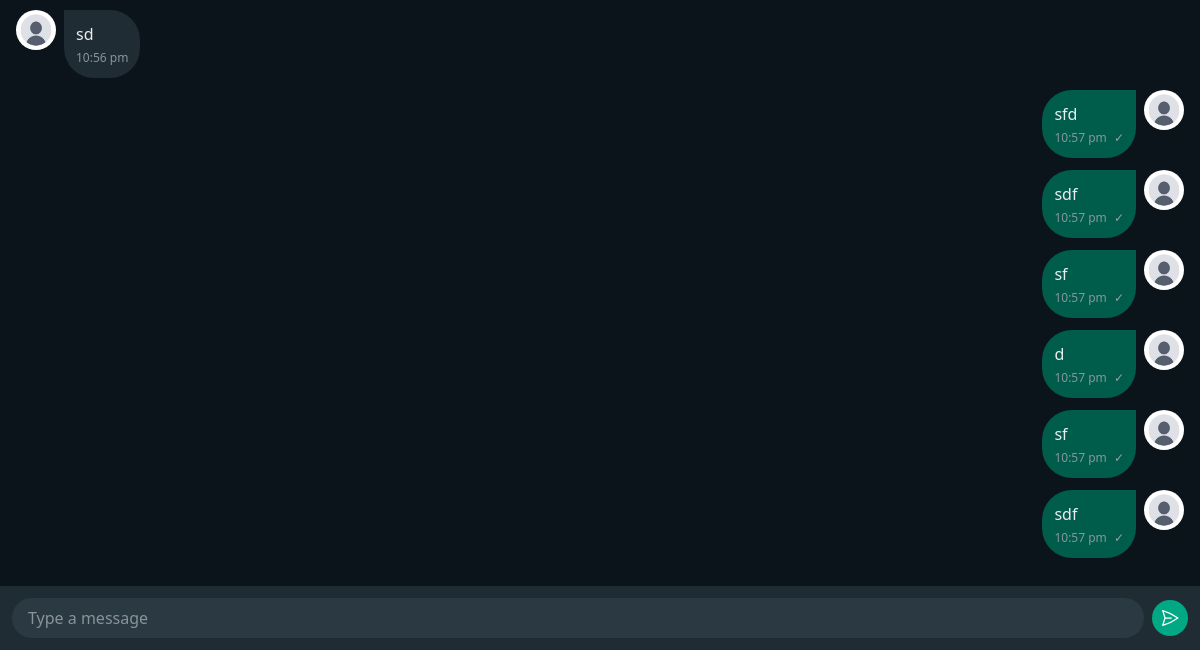
The app's page /chat/group/1 (signed in, lower part), older data.
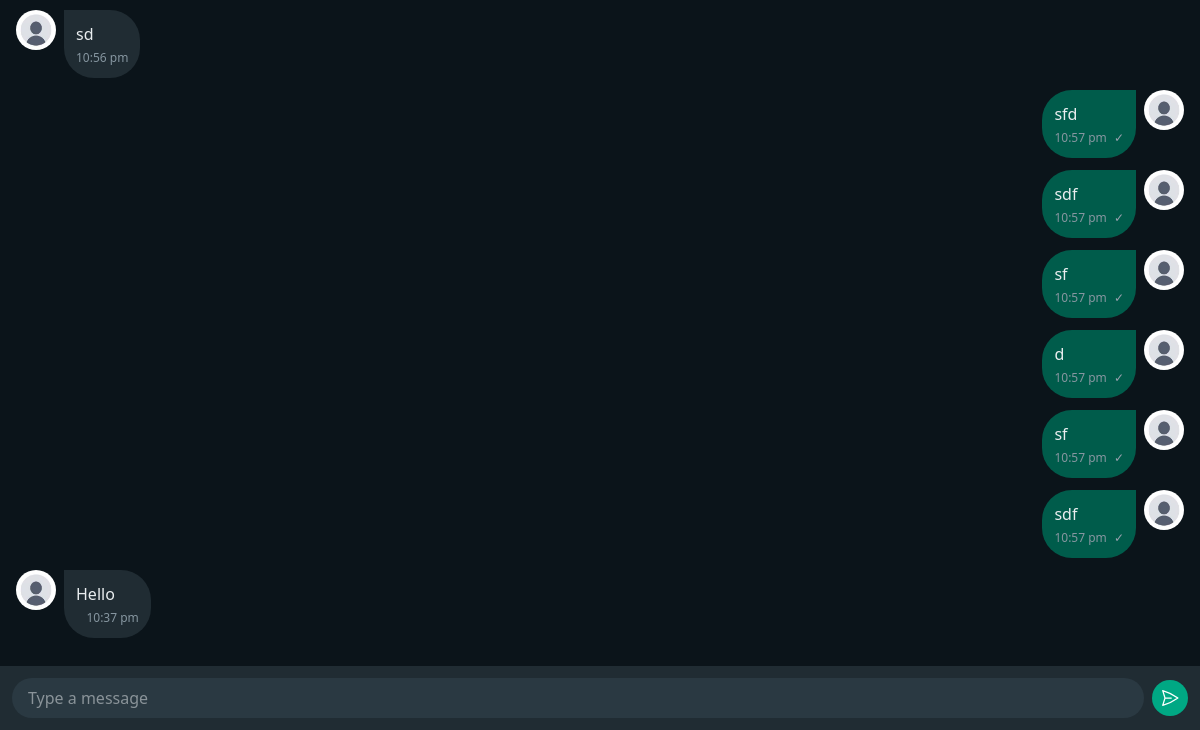
The same page, newer data.
### chat/models.py (models this page shows, shortened)
class GroupMessagesModel(models.Model):
    room = models.ForeignKey(
        GroupModel,
        on_delete=models.CASCADE,
        related_name='messages'
    )
    sender = models.ForeignKey(
        CustomUser,
        on_delete=models.CASCADE,
        related_name='messages_sent'
    )
    message = models.TextField()
    timestamp = models.DateTimeField(auto_now_add=True)
    read = models.BooleanField(default=False)
    class Meta:
        ordering = ["timestamp"]
        indexes = [
            models.Index(fields=["room", "timestamp"]),
            models.Index(fields=["sender"]),
        ]

### userauths/models.py (models this page shows, shortened)
class CustomUser(AbstractUser):
    username = models.CharField(
        max_length=20,
        unique=True,
        blank=False,
        validators=[
            RegexValidator(
                regex='^[a-zA-Z0-9_]+$',
                message='Username can only contain letters, numbers, and underscores',
                code='invalid_username'
            )
        ],
        help_text='Required 20 characters or fewer. Letters, digits and _ only.'
    )
    email = models.EmailField(
        unique=True,
        blank=False,
        help_text='Required. Must be a valid email address.'
    )
    bio = models.TextField(
        max_length=500,  # Increased from 100
        blank=True,  # Changed from False
        help_text='Tell us about yourself (500 characters max)'
    )
    avatar = models.ImageField(
        upload_to=userDirectoryPath,
        default='default.jpg',
        help_text='Profile picture (300x300 recommended)'
    )
    website = models.URLField(
        blank=True,
        default='',
        help_text='Your personal website'
    )
    facebook = models.URLField(
        blank=True,
        default='',
        help_text='Your Facebook profile URL'
    )
    instagram = models.URLField(  # Fixed typo from 'instagran'
        blank=True,
        default='',
        help_text='Your Instagram profile URL'
    )
    twitter = models.URLField(
        blank=True,
        default='',
        help_text='Your Twitter profile URL'
    )
    is_verified = models.BooleanField(
        default=False,
        help_text='Designates whether the user has verified their email'
    )
    last_activity = models.DateTimeField(
        null=True,
        blank=True,
        help_text='Last time the user was active'
    )
    USERNAME_FIELD = 'email'
    REQUIRED_FIELDS = ['username']  # Email is already required by default
    class Meta:
        verbose_name = 'User'
        verbose_name_plural = 'Users'
        ordering = ['-date_joined']

### chat/views.py (the view, shortened to what this page needs)
# urls.py: path('group/<int:pk>', GroupView.as_view(), name='group'),
class GroupView(LoginRequiredMixin, View):
    login_url = '/'  # Redirect URL if not authenticated
    redirect_field_name = 'next'  # Default (optional)
    def get(self, request, pk):
        try:
            group = GroupModel.objects.get(pk=pk)
            participant_ids = list(group.participants.values_list("id", flat=True))
            messages = group.messages.all().order_by('timestamp')
        except Exception as e:
            messages.error(request, f"Error loading conversations: {str(e)}")
        return render(request, 'chat/group.html', {
            'group': group,
            'chat_messages': messages,
            'participant_ids': participant_ids,
        })

### templates/chat/group.html (shortened to what this page needs)
{% extends "chat/base.html" %}
{% block content %}
  {% load static %}
  <div
    class="flex flex-col h-screen bg-[#0B141A]"
    id="chat-container"
    data-group-id="{{group.id}}"
    data-user-id="{{ request.user.id }}"
    data-user-name="{{ request.user.username }}"
    data-user-avatar="{{ request.user.avatar.url }}"
    data-participant-ids="{{ participant_ids|safe }}"
    >
    <div
      class="flex-1 overflow-y-auto p-4 space-y-2 bg-[#0B141A] bg-opacity-95"
      id="messages-container"
    >
      {% for message in chat_messages %}
      <div
        class="flex {% if message.sender == request.user %}justify-end{% else %}justify-start{% endif %} gap-2 mb-3"
      >
        {% if message.sender != request.user %}
        <img
          src="{{ message.sender.avatar.url|default:'/media/default.jpg' }}"
          alt="{{ message.sender.username }}"
          class="w-10 h-10 rounded-full object-cover flex-shrink-0"
          onerror="this.src='/static/images/default-avatar.jpg'"
        />
        {% endif %}
        <div
          class="max-w-[65%] rounded-br-[30px] rounded-bl-[30px] p-3 {% if message.sender == request.user %}rounded-tl-[30px] bg-[#005C4B]{% else %}rounded-tr-[30px] bg-[#202C33]{% endif %} group relative"
        >
          <div class="relative">
            <p class="text-[#E9EDEF] pr-6">{{ message.message }}</p>
          </div>
          <p class="text-xs text-[#8696A0] text-right mt-1">
            {{ message.timestamp|time:"g:i A"|lower }}
            {% if message.sender == request.user %}
                <span class="ml-1 text-gray-400">✓</span>
            {% endif %}
          </p>
        </div>
        {% if message.sender == request.user %}
        <img
          src="{{ message.sender.avatar.url|default:'/media/default.jpg' }}"
          alt="{{ request.user.username }}"
          class="w-10 h-10 rounded-full object-cover flex-shrink-0"
          onerror="this.src='/static/images/default-avatar.jpg'"
        />
        {% endif %}
      </div>
      {% empty %}
      <div class="text-center text-[#8696A0] py-8">No messages yet</div>
      {% endfor %}
    </div>
    <div class="p-3 bg-[#202C33]">
      <form method="post" id="chat-form" class="flex items-center gap-2 w-full">
        <div class="flex-1 min-w-0">
          <input
            type="text"
            name="body"
            id="body"
            placeholder="Type a message"
            class="w-full bg-[#2A3942] text-[#E9EDEF] rounded-full px-4 py-2 focus:outline-none focus:ring-1 focus:ring-[#00A884]"
            autocomplete="off"
            required
          />
        </div>
        <button
          type="submit"
          class="shrink-0 bg-[#00A884] text-white rounded-full p-2 hover:bg-[#06CF9C] focus:outline-none focus:ring-1 focus:ring-white cursor-pointer"
          aria-label="Send message"
        >
          <svg
            xmlns="http://www.w3.org/2000/svg"
            class="h-5 w-5"
            fill="none"
            viewBox="0 0 24 24"
            stroke-width="1.5"
            stroke="currentColor"
            class="size-6"
          >
            <path
              stroke-linecap="round"
              stroke-linejoin="round"
              d="M6 12 3.269 3.125A59.769 59.769 0 0 1 21.485 12 59.768 59.768 0 0 1 3.27 20.875L5.999 12Zm0 0h7.5"
            />
          </svg>
        </button>
      </form>
    </div>
  </div>
{% endblock content %}

Row changes from the older to the newer data that the page shows:
added GroupMessagesModel: sender.avatar (placeholder picture), message "Hello", timestamp "10:37 pm"
